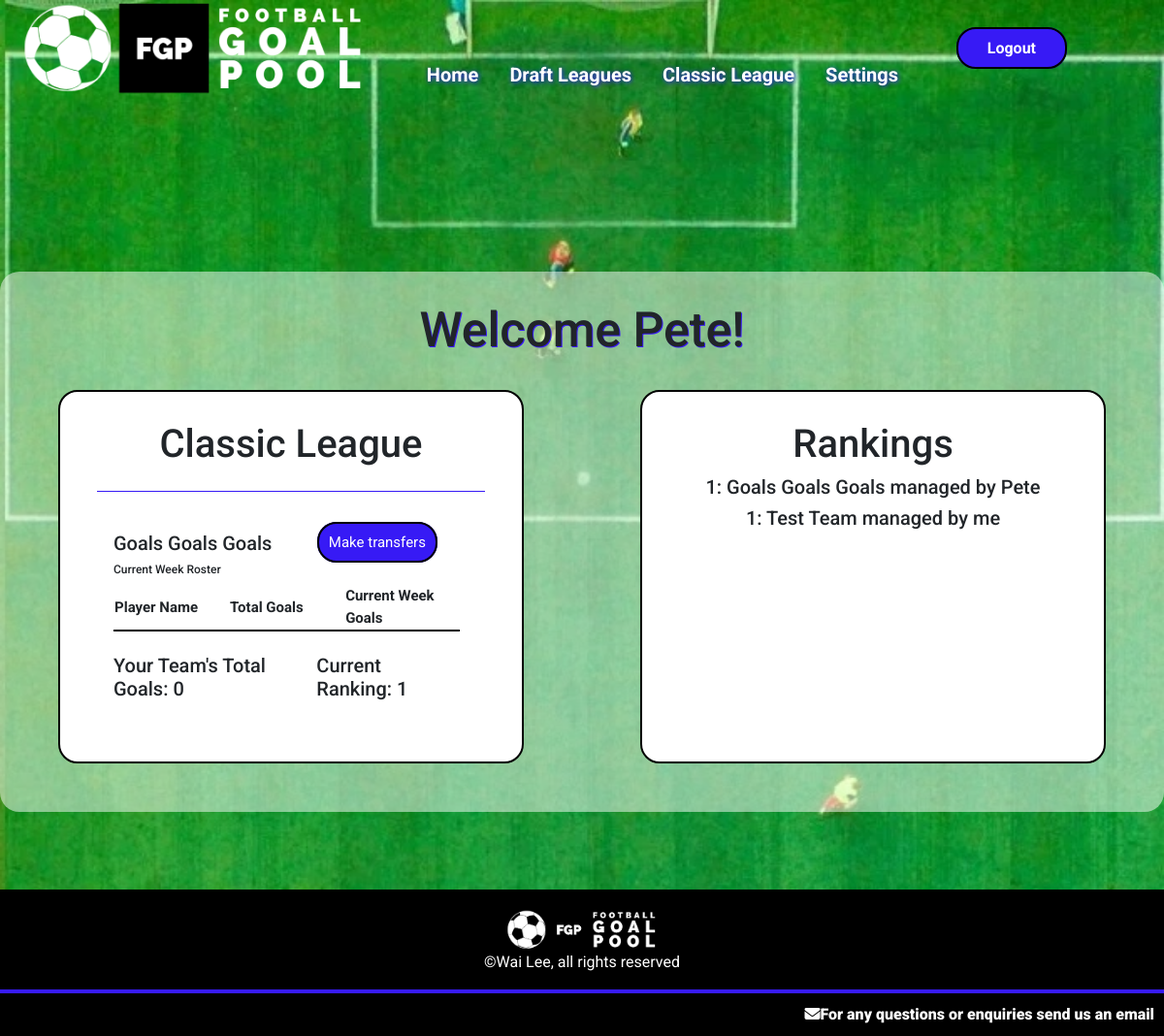
The page /globalleague (signed in) on the database as committed earlier.
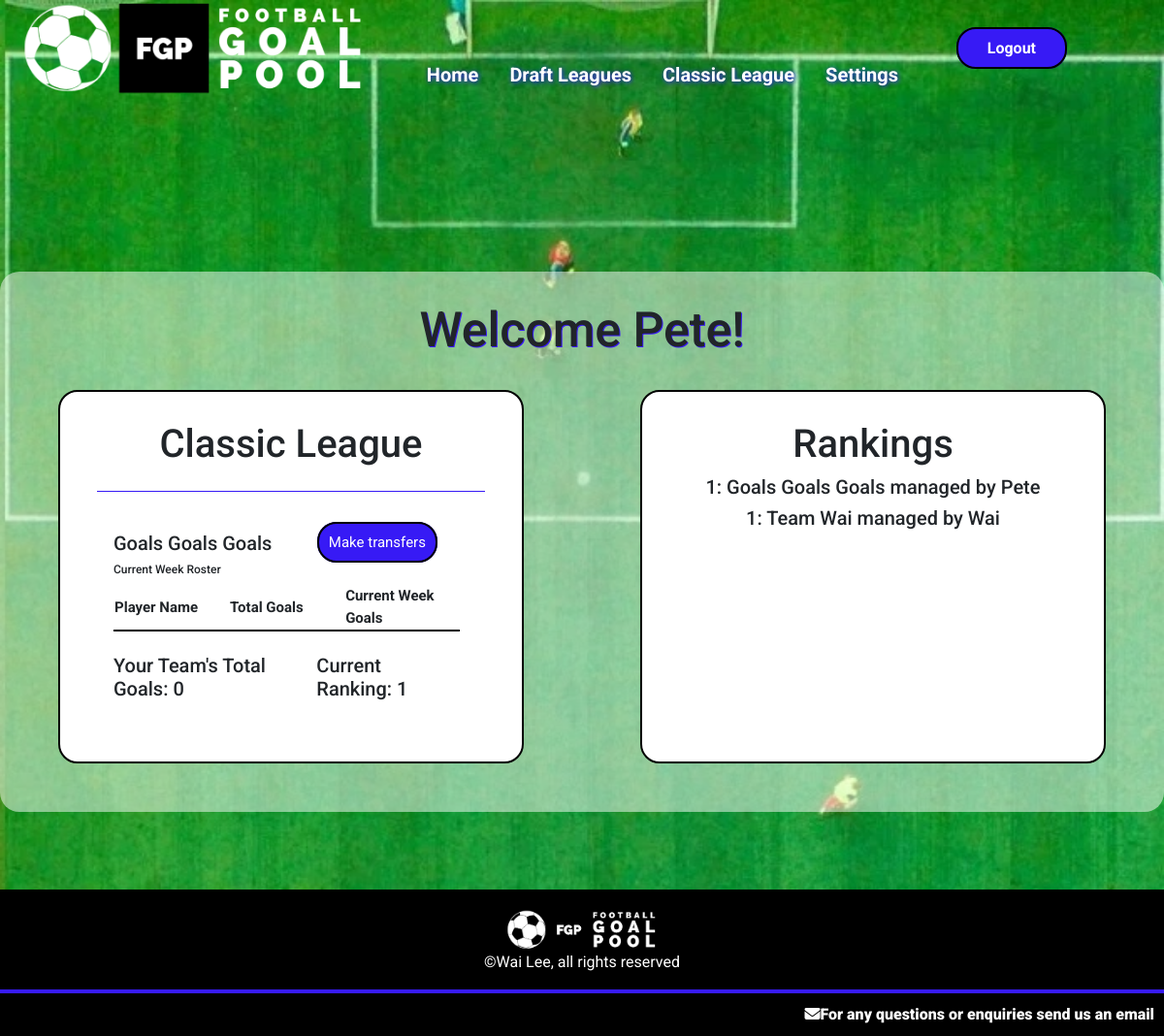
The same page on the database as committed later.
### goalpoolapp/models.py (models this page shows, shortened)
class Team(models.Model):
    manager = models.ForeignKey(User, on_delete=models.CASCADE, related_name="managedteams")
    league = models.ForeignKey(League, on_delete=models.CASCADE, related_name="leagueteams")
    players = models.ManyToManyField(Player, related_name="teams", blank=True)
    provisionalplayers = models.ManyToManyField(Player, related_name="provisionalteams", blank=True)
    rank = models.IntegerField(default=1)
    teamname = models.CharField(max_length=64)
    totalgoals = models.IntegerField(default=0)
    draftnumber = models.IntegerField(blank=True, null=True)

class User(AbstractUser):
    emailpermission = models.BooleanField(null=True)

### goalpoolapp/views.py (the view)
# urls.py: path('globalleague', views.globalleague, name='globalleague'),
@login_required
def globalleague(request):
    if request.method == "GET":
        global_league = League.objects.get(id='19')
        try:
            userteam = Team.objects.get(league=global_league, manager=request.user)
            global_teams = global_league.leagueteams.all().order_by('totalgoals')
            teamorder = Paginator(global_teams, 50)
            page = request.GET.get('page')
            teams = teamorder.get_page(page)
            return render(request, 'goalpoolapp/globalleague.html', {
                "league": global_league,
                "team": userteam,
                "teams": teams
            })
        except:
            return render(request, 'goalpoolapp/globalleague.html')

### goalpoolapp/templates/goalpoolapp/globalleague.html (shortened to what this page needs)
{% extends "goalpoolapp/layout.html" %}
{% load static %}
{% block body %}
<div id="main-page-content-container">
    <div id="main-page-content">
        <h2>Welcome {{ user.username }}!</h2>
        <br>
        {% if not team %}
        <h3>You currently do not have a team registered for the Classic league</h3>
        <a class="button" href="{% url 'goalpoolapp:createglobalteam' %}">Click here to create a team</a>
        {% else %}
            <div class="leagues-container">
                <div class="leaguecontainer">
                    <h3>Classic League</h3>
                    <hr>
                    <div class="leagueinformation">
                        <div class="leaguetablecontainer">
                            <div class="split-flexbox">
                                <div>
                                    <h5>{{ team.teamname }}</h5>
                                    <h6>Current Week Roster</h6>
                                </div>
                                <br>
                                <div>
                                    <a class="button" href="{% url 'goalpoolapp:globaltransfers' %}">Make transfers</a>
                                </div>
                                <br>
                            </div>
                            <table class="leaguetable">
                                <tr>
                                    <th>Player Name</th>
                                    <th>Total Goals</th>
                                    <th>Current Week Goals</th>
                                </tr>
                            </table>
                            <br>
                            <div class="split-flexbox">
                                <h5>
                                    Your Team's Total Goals: {{ team.totalgoals }}
                                </h5>
                                <h5>
                                    Current Ranking: {{ team.rank }}
                                </h5>
                            </div>
                        </div>
                    </div>
                </div>
                <div class="leaguecontainer">
                    <h3>Rankings</h3>
                    {% for team in teams %}
                    <h5>{{ team.rank }}: {{ team.teamname }} managed by {{ team.manager }}</h5>
                    {% endfor %}
                </div>
            </div>
        {% endif %}
    </div>
</div>
{% endblock %}

Rows that differ between the two databases and show on the page:
changed Team: teamname "Test Team" → "Team Wai"; manager "me" → "Wai"
